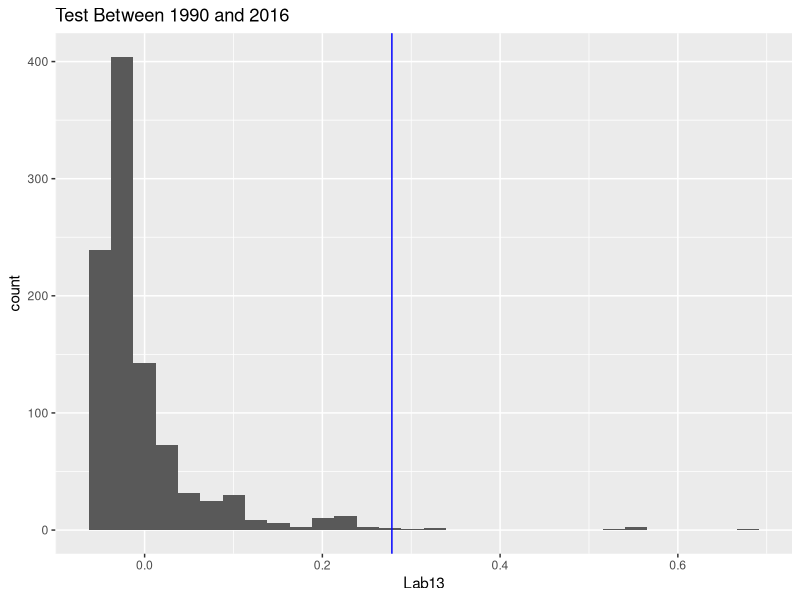

Here is the R script that generated this plot:
## ---- chunk 1
knitr::opts_chunk$set(echo = TRUE)
library(tidyverse)
library(stringr)
library(tibble)
dataLab13 <- read_csv("hiv_deaths_in_children_1_59_months_total_deaths.csv")
view(dataLab13)
## ---- chunk 2
perm_cor <- function(perms = 999, x, y)
{
  zero_vector = numeric(999)
  for (i in c(1:perms))
  {
    mix_y= sample(y, length(y), replace=FALSE)
    corr = cor(x, mix_y)
    zero_vector[i] = (corr)
  }
  return(zero_vector)
}
## ---- chunk 3
Lab13 = perm_cor(perms=999,dataLab13$'1990', dataLab13$'2016')
## ---- chunk 4
swag = cor(dataLab13$'1990', dataLab13$'2016')
## ---- chunk 5
m2 <- as_tibble(Lab13)
## ---- chunk 6
q <- sum(m2 > swag)
## ---- chunk 7
ggplot(data = m2)+
  geom_histogram(mapping = aes(x= Lab13))+
  geom_vline(xintercept = swag, color = 'blue') +
  ggtitle('Test Between 1990 and 2016')
## ---- chunk 8
pval <- q/1000
pval
## ---- chunk 9
man13 <- dataLab13 %>%
  map_dbl(mean)
## ---- chunk 10
names(man13)[1]<-"Year"
man13
